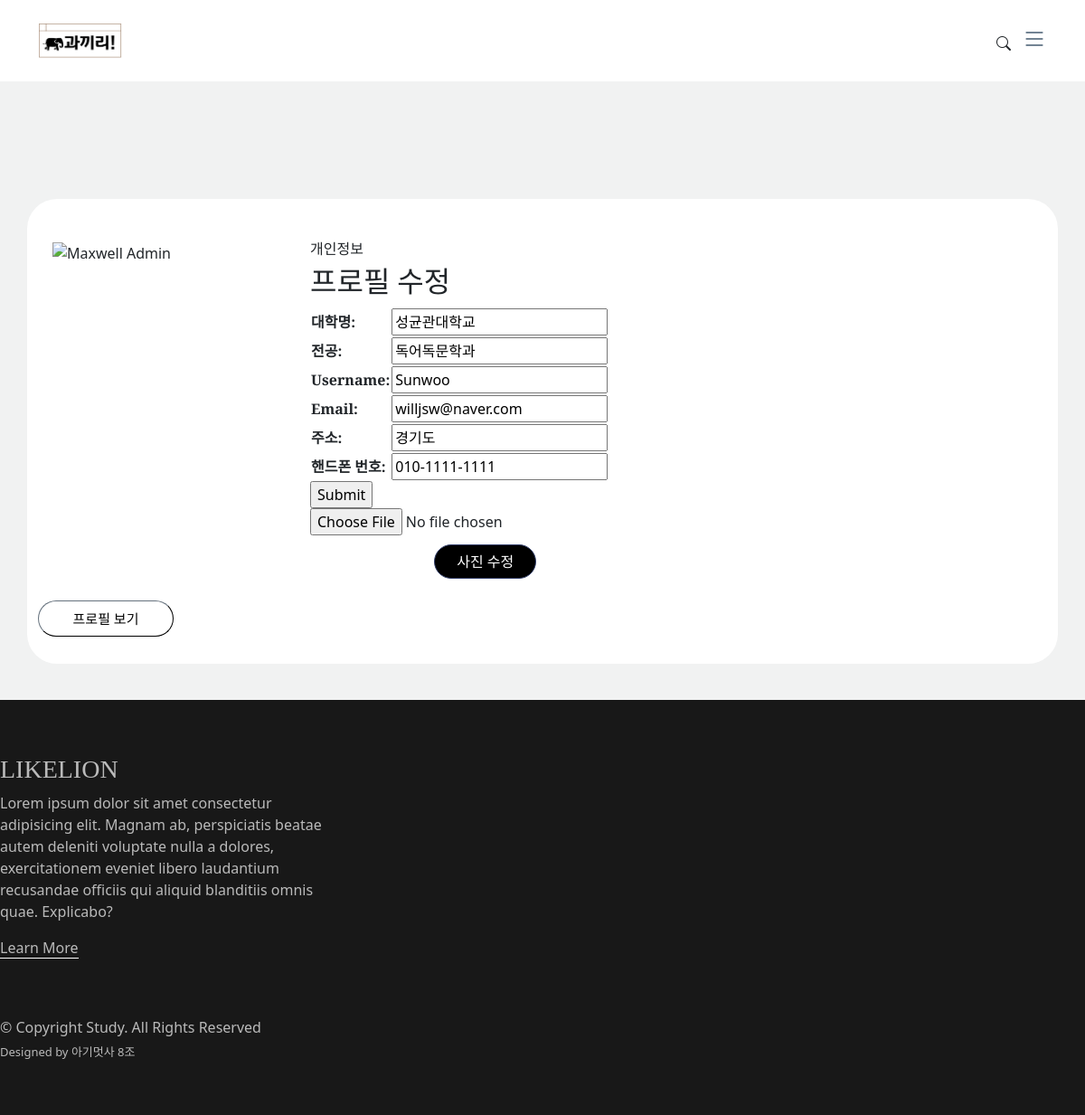
The app's page /profilesettings/ (signed in) with its own data.
### MainApp/models.py (models this page shows, shortened)
class User(AbstractBaseUser):
    username    = models.CharField(max_length=30, unique=True)
    name        = models.CharField(max_length=40, null=False, blank=False)
    email       = models.EmailField(verbose_name='email', max_length=60, unique=True)
    create_dt = models.DateTimeField(verbose_name='date joined', auto_now_add=True)
    last_login  = models.DateTimeField(verbose_name='last login', auto_now=True)
    is_admin    = models.BooleanField(default=False)
    is_active   = models.BooleanField(default=True)
    university = models.CharField(verbose_name='대학명', max_length=100)
    major = models.CharField(verbose_name='전공', max_length=100)
    address = models.CharField(verbose_name='주소', max_length=100)
    phone_number = models.CharField(verbose_name='핸드폰 번호', max_length=100)
    object = UserManager()  # 헬퍼 클래스 사용
    USERNAME_FIELD = 'email'  # 로그인 ID로 사용할 필드
    REQUIRED_FIELDS = ['username','name','university', 'major', 'address','phone_number'] # 필수 작성 필드

### MainApp/views.py (the view)
# urls.py: path('profilesettings/', views.profilesettings, name ='profilesettings'),
def profilesettings(request):
    if request.method == 'POST'or request.method == 'FILES':
        form = CustomUserChangeForm(request.POST, instance=request.user)
        if form.is_valid():
            form.save()
            profile=request.FILES.get('photo')
            return showprofile(request,{"profile":profile})
    else:
        form = CustomUserChangeForm(instance = request.user)
        context = {
            'form':form,
        }
        return render(request, 'profile_settings.html',context)

### common/forms.py
class CustomUserChangeForm(forms.ModelForm):
    password = None
    class Meta:
        model =  User
        fields = ("university", "major","username", "email", "address", "phone_number")

### MainApp/templates/profile_settings.html (shortened to what this page needs)
{% extends 'base.html' %}
{% load static %}
{% block content %}
  <main id="main">
    <section class="single-post-content">
      <div class="container" data-aos="fade-up">
          <div class="row gutters">
            <div class="col-xl-3 col-lg-3 col-md-12 col-sm-12 col-12">
            <div class="h-100">
              <div class="card-body">
                <div class="account-settings">
                  <div class="user-profile">
                    <div class="user-avatar">
                      <img src="https://bootdey.com/img/Content/avatar/avatar7.png" alt="Maxwell Admin">
                    </div>
                  </div>
                </div>
              </div>
            </div>
            </div>
            <div class="col-xl-9 col-lg-9 col-md-12 col-sm-12 col-12">
            <div class="h-100">
              <div class="card-body">
                <div class="row gutters">
                  <div class="col-xl-12 col-lg-12 col-md-12 col-sm-12 col-12">
                    <h6 class="mb-2 text-primary">개인정보</h6>
                  </div>
                  <div class="col-xl-6 col-lg-6 col-md-6 col-sm-6 col-12">
                    <div class="form-group">
                      <h2>프로필 수정</h2>
                      <form action="" method="post" enctype="multipart/form-data">
                          <table>
                              {{ form.as_table }}
                          </table>
                          <input type="submit">
                      </form>
                      <div>
                        <input type="file" name="photo" accept="image/*" placeholder="파일 선택"><br>
                        <button type="submit" class="write_button">사진 수정</button>
                      </div>
                    </div>
                  </div>
                </div>
                    </div>
                  </div>
                </div>
                <div>
                  <div class="btn-pack">
                    <div class="text-right">
                      <div class=" d-flex mt-2"> <a href="{% url 'showprofile' %}"><button class="btn1 btn-dark">프로필 보기</button></a> </div>
                    </div>
                  </div>
                </div>
              </div>
            </div>
    </section>
  </main>
  {% endblock %}

### MainApp/static/css/variables.css (style rules this page uses)
:root { --font-default: 'EB Garamond', system-ui, -apple-system, "Segoe UI", Roboto, "Helvetica Neue", Arial, "Noto Sans", "Liberation Sans", sans-serif, "Apple Color Emoji", "Segoe UI Emoji", "Segoe UI Symbol", "Noto Color Emoji"; --font-primary: 'EB Garamond', serif; --font-secondary: 'Inter', sans-serif; --color-default: #212529; --color-default-rgb: 33, 37, 41; --color-links: #212529; --color-links-hover: #15171a; --color-primary: #212529; --color-primary-light: #26282c; --color-primary-dark: #0b0c0e; --color-primary-rgb: 33, 37, 41; --color-primary-light-rgb: 38, 40, 44; --color-primary-dark-rgb: 11, 12, 14; --color-secondary: #596d80; --color-secondary-light: #8498aa; --color-secondary-dark: #404f5c; --color-secondary-rgb: 89, 109, 128; --color-secondary-light-rgb: 132, 152, 170; --color-secondary-dark-rgb: 64, 79, 92; --color-blue: #0d6efd; --color-blue-rgb: 13, 110, 253; --color-indigo: #6610f2; --color-indigo-rgb: 102, 16, 242; --color-purple: #6f42c1; --color-purple-rgb: 111, 66, 193; --color-pink: #f3268c; --color-pink-rgb: 243, 38, 140; --color-red: #df1529; --color-red-rgb: 223, 21, 4; --color-orange: #fd7e14; --color-orange-rgb: 253, 126, 20; --color-yellow: #ffc107; --color-yellow-rgb: 255, 193, 7; --color-green: #059652; --color-green-rgb: 5, 150, 82; --color-teal: #20c997; --color-teal-rgb: 32, 201, 151; --color-cyan: #0dcaf0; --color-cyan-rgb: 13, 202, 240; --color-white: #ffffff; --color-white-rgb: 255, 255, 255; --color-gray: #6c757d; --color-gray-rgb: 108, 117, 125; --color-black: #000000; --color-black-rgb: 0, 0, 0; }
:root { --bs-blue: var(--color-blue); --bs-indigo: var(--color-indigo); --bs-purple: var(--color-purple); --bs-pink: var(--color-pink); --bs-red: var(--color-red); --bs-orange: var(--color-orange); --bs-yellow: var(--color-yellow); --bs-green: var(--color-green); --bs-teal: var(--color-teal); --bs-cyan: var(--color-cyan); --bs-white: var(--color-white); --bs-gray: var(--color-gray); --bs-gray-dark: #343a40; --bs-gray-100: #f8f9fa; --bs-gray-200: #e9ecef; --bs-gray-300: #dee2e6; --bs-gray-400: #ced4da; --bs-gray-500: #adb5bd; --bs-gray-600: #6c757d; --bs-gray-700: #495057; --bs-gray-800: #343a40; --bs-gray-900: #212529; --bs-primary: var(--color-blue); --bs-secondary: var(--color-blue); --bs-success: #198754; --bs-info: #0dcaf0; --bs-warning: #ffc107; --bs-danger: #dc3545; --bs-light: #f8f9fa; --bs-dark: #212529; --bs-primary-rgb: var(--color-primary-rgb); --bs-secondary-rgb: var(--color-secondary-rgb); --bs-success-rgb: 25, 135, 84; --bs-info-rgb: 13, 202, 240; --bs-warning-rgb: 255, 193, 7; --bs-danger-rgb: 220, 53, 69; --bs-light-rgb: 248, 249, 250; --bs-dark-rgb: 33, 37, 41; --bs-white-rgb: var(--color-white-rgb); --bs-black-rgb: var(--color-black-rgb); --bs-body-color-rgb: var(--color-default-rgb); --bs-body-bg-rgb: 255, 255, 255; --bs-font-sans-serif: var(--font-default); --bs-font-monospace: SFMono-Regular, Menlo, Monaco, Consolas, "Liberation Mono", "Courier New", monospace; --bs-gradient: linear-gradient(180deg, rgba(255, 255, 255, 0.15), rgba(255, 255, 255, 0)); --bs-body-font-family: var(--font-default); --bs-body-font-size: 1rem; --bs-body-font-weight: 400; --bs-body-line-height: 1.5; --bs-body-color: var(--color-default); --bs-body-bg: #fff; }

### MainApp/static/css/main.css (style rules this page uses)
:root { scroll-behavior: smooth; }
body { color: rgba(var(--color-primary-rgb), 1); background-color: #F1F2F2; }
a { color: var(--color-links); text-decoration: none; }
h1, h2, h3, h4, h5, h6 { font-family: 'LeferiPoint-WhiteObliqueA'; }
#main { margin-top: 90px; }
section { padding: 40px 0; overflow: hidden; }
section { scroll-margin-top: 70px; }
.btn1 { height: 40px; width: 150px; border-width: thin; border-radius: 33px; background-color: #FFFFFF; color: #000; font-size: 15px }
.write_button { background-color: #475d9f; border: 1px solid #323f6b; color: #ffffff; border-radius: 4px; padding: 2px 8px; font-sze: 18px; }
.write_button { position: relative; background-color: black; border-radius: 4em; font-size: 16px; color: white; padding: 0.4em 1.5em; cursor: pointer; margin: auto; display: block; margin-top: 10px; }
.container { background-color:#FFFFFF; padding-top: 30px; border-radius: 33px; padding-bottom: 30px; }
body { padding-top: 90px; }

### records on screen
User: university "성균관대학교", major "독어독문학과", username "Sunwoo", email "willjsw@naver.com", address "경기도", phone_number "010-1111-1111"
